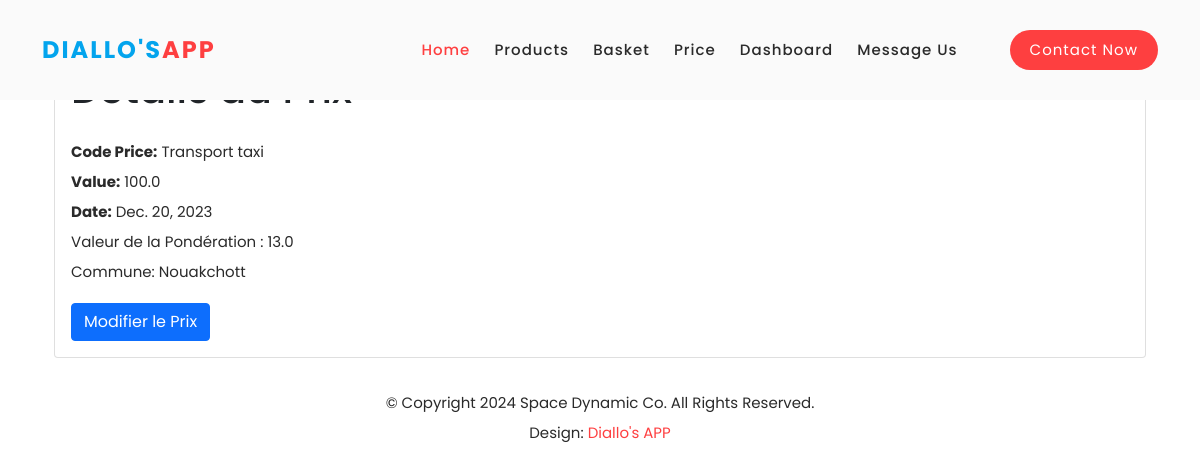
Before: /prices/7/ with the older database file.
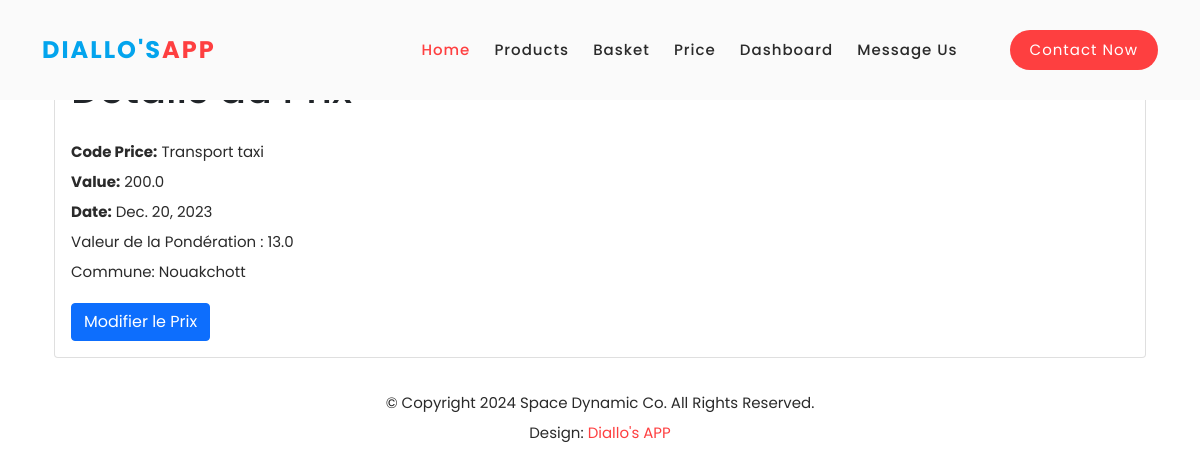
After: the same page with the newer database file.
### gestion_produits/models.py (models this page shows, shortened)
class Price(models.Model):
    DEFAULT_VALUE = 0.0
    value = models.FloatField(default=DEFAULT_VALUE)
    date = models.DateField()
    product = models.ForeignKey(Product, on_delete=models.CASCADE)
    zone = models.ForeignKey(pointvente, on_delete=models.CASCADE)
    ponderation = models.ForeignKey(Ponderation, on_delete=models.CASCADE, null=True, blank=True)
    from import_export import resources

class Product(models.Model):
    DEFAULT_CODE = 'DEFAULT_CODE'
    DEFAULT_NAME = 'DEFAULT_NAME'
    DEFAULT_DESCRIPTION = 'DEFAULT_DESCRIPTION'
    code_name = models.CharField(max_length=100, default=DEFAULT_CODE)
    name = models.CharField(max_length=100, default=DEFAULT_NAME)
    description = models.TextField(default=DEFAULT_DESCRIPTION)
    family = models.ForeignKey(Family, on_delete=models.CASCADE)

class Ponderation(models.Model):
    DEFAULT_PONDERATION = 0.0
    product = models.ForeignKey(Product, on_delete=models.CASCADE)
    panier = models.ForeignKey(Panier, on_delete=models.CASCADE)
    ponderation = models.FloatField(default=DEFAULT_PONDERATION)

class pointvente(models.Model):
    DEFAULT_ZONE = 'DEFAULT_ZONE'
    DEFAULT_GPS = 'DEFAULT_GPS'
    DEFAULT_WILAYA = 'DEFAULT_WILAYA'
    DEFAULT_MOUGATAA = 'DEFAULT_MOUGATAA    '
    zone = models.CharField(max_length=100, default=DEFAULT_ZONE)
    gps = models.CharField(max_length=100, default=DEFAULT_GPS)
    wilaya = models.CharField(max_length=100,default=DEFAULT_WILAYA)  # Champ pour la wilaya
    mougataa = models.CharField(max_length=100,default=DEFAULT_MOUGATAA )
    def __str__(self):
        return f"{self.zone} "

### gestion_produits/views.py (the view)
# urls.py: path('prices/<int:pk>/', views.price_detail, name='price_detail'),
def price_detail(request, pk):
    price = get_object_or_404(Price, pk=pk)
    return render(request, 'price_detail.html', {'price': price})

### gestion_produits/templates/price_detail.html (shortened to what this page needs)
{% extends 'base.html' %}
{% block content %}
<div class="container mt-5" style="margin-top: 50vh;">
    <div class="card">
        <div class="card-body">
            <h1 class="card-title mb-4">Détails du Prix</h1>
            <div class="mb-3">
                <p class="card-text"><strong>Code Price:</strong> {{ price.product.name }}</p>
                <p class="card-text"><strong>Value:</strong> {{ price.value }}</p>
                <p class="card-text"><strong>Date:</strong> {{ price.date }}</p>
                <p class="card-text">Valeur de la Pondération : {{ price.ponderation.ponderation }}</p>
                <p class="card-text">Commune: {{ price.zone }}</p>
            </div>
            <a href="{% url 'price_edit' pk=price.pk %}" class="btn btn-primary">Modifier le Prix</a>
        </div>
    </div>
</div>
{% endblock %}

### gestion_produits/templates/base.html (shortened to what this page needs)
{% load static %}
<!DOCTYPE html>
<html lang="en">
  <head>
    <link rel="stylesheet" href="{% static 'vendor/bootstrap/css/bootstrap.min.css' %}">
    <link rel="stylesheet" href="{% static 'assets/css/fontawesome.css' %}">
    <link rel="stylesheet" href="{% static 'assets/css/templatemo-space-dynamic.css' %}">
    <link rel="stylesheet" href="{% static 'assets/css/animated.css' %}">
    <link rel="stylesheet" href="{% static 'assets/css/owl.css' %}">
    <link rel="stylesheet" href="https://cdnjs.cloudflare.com/ajax/libs/font-awesome/6.0.0/css/all.min.css">
  </head>
<body>
  <header class="header-area header-sticky wow slideInDown" data-wow-duration="0.75s" data-wow-delay="0s" style="position: fixed; width: 100%; top: 0; z-index: 100;">
    <div class="container">
      <div class="row">
        <div class="col-12">
          <nav class="main-nav">
            <a href="index.html" class="logo">
              <h4>Diallo's<span>APP</span></h4>
            </a>
            <ul class="nav">
              <li class="scroll-to-section"><a href="#top" class="active">Home</a></li>
              <li class="scroll-to-section"><a href="{% url 'product_list' %}">Products</a></li>
              <li class="scroll-to-section"><a href="{% url 'panier_list' %}">Basket</a></li>
              <li class="scroll-to-section"><a href="{% url 'price_list' %}">Price</a></li>
              <li class="scroll-to-section"><a href="{% url 'prices' %}">Dashboard</a></li>
              <li class="scroll-to-section"><a href="#contact">Message Us</a></li>
              <li class="scroll-to-section"><div class="main-red-button"><a href="#contact">Contact Now</a></div></li>
            </ul>
          </nav>
        </div>
      </div>
    </div>
  </header>
<div class="container mt-4" style="margin-top: 10cm;">
    {% block content %}{% endblock %}
</div>
  <footer>
    <div class="container">
      <div class="row">
        <div class="col-lg-12 wow fadeIn" data-wow-duration="1s" data-wow-delay="0.25s">
          <p>© Copyright 2024 Space Dynamic Co. All Rights Reserved.
          <br>Design: <a rel="nofollow" href="#">Diallo's APP</a></p>
        </div>
      </div>
    </div>
  </footer>
</body>
</html>

### gestion_produits/static/assets/css/templatemo-space-dynamic.css (style rules this page uses)
html, body, div, span, applet, object, iframe, h1, h2, h3, h4, h5, h6, p, blockquote, div pre, a, abbr, acronym, address, big, cite, code, del, dfn, em, font, img, ins, kbd, q, s, samp, small, strike, strong, sub, sup, tt, var, b, u, i, center, dl, dt, dd, ol, ul, li, figure, header, nav, section, article, aside, footer, figcaption { margin: 0; padding: 0; border: 0; outline: 0; }
ul, li { padding: 0; margin: 0; list-style: none; }
header, nav, section, article, aside, footer, hgroup { display: block; }
* { box-sizing: border-box; }
html, body { font-family: 'Poppins', sans-serif; font-weight: 400; background-color: #fff; -ms-text-size-adjust: 100%; -webkit-font-smoothing: antialiased; -moz-osx-font-smoothing: grayscale; }
a { text-decoration: none !important; }
h1, h2, h3, h4, h5, h6 { margin-top: 0px; margin-bottom: 0px; }
ul { margin-bottom: 0px; }
p { font-size: 15px; line-height: 30px; color: #2a2a2a; }
html, body { background: #fff; font-family: 'Poppins', sans-serif; }
.main-red-button a { display: inline-block; background-color: #fe3f40; font-size: 15px; font-weight: 400; color: #fff; text-transform: capitalize; padding: 12px 25px; border-radius: 23px; letter-spacing: 0.25px; }
.header-area { background-color: #fafafa; position: absolute; top: 0px; left: 0px; right: 0px; z-index: 100; height: 100px; -webkit-transition: all .5s ease 0s; -moz-transition: all .5s ease 0s; -o-transition: all .5s ease 0s; transition: all .5s ease 0s; }
.header-area .main-nav { min-height: 80px; background: transparent; }
.header-area .main-nav .logo { line-height: 100px; color: #fff; font-size: 24px; font-weight: 700; text-transform: uppercase; letter-spacing: 2px; float: left; -webkit-transition: all 0.3s ease 0s; -moz-transition: all 0.3s ease 0s; -o-transition: all 0.3s ease 0s; transition: all 0.3s ease 0s; }
.header-area .main-nav .logo h4 { font-size: 24px; font-weight: 700; text-transform: uppercase; color: #03a4ed; line-height: 100px; float: left; -webkit-transition: all 0.3s ease 0s; -moz-transition: all 0.3s ease 0s; -o-transition: all 0.3s ease 0s; transition: all 0.3s ease 0s; }
.logo h4 span { color: #fe3f40; }
.header-area .main-nav .nav { float: right; margin-top: 30px; margin-right: 0px; background-color: transparent; -webkit-transition: all 0.3s ease 0s; -moz-transition: all 0.3s ease 0s; -o-transition: all 0.3s ease 0s; transition: all 0.3s ease 0s; position: relative; z-index: 999; }
.header-area .main-nav .nav li { padding-left: 20px; padding-right: 20px; }
.header-area .main-nav .nav li:last-child { padding-right: 0px; padding-left: 40px; }
.header-area .main-nav .nav li:last-child a , .background-header .main-nav .nav li:last-child a { color: #fff !important; padding: 0px 20px; font-weight: 400; }
.header-area .main-nav .nav li a { display: block; font-weight: 500; font-size: 15px; color: #2a2a2a; text-transform: capitalize; -webkit-transition: all 0.3s ease 0s; -moz-transition: all 0.3s ease 0s; -o-transition: all 0.3s ease 0s; transition: all 0.3s ease 0s; height: 40px; line-height: 40px; border: transparent; letter-spacing: 1px; }
.header-area .main-nav .nav li a { color: #2a2a2a; }
.header-area .main-nav .nav li:hover a, .header-area .main-nav .nav li a.active { color: #fe3f40!important; }
.header-area.header-sticky { min-height: 80px; }
.header-area .nav { margin-top: 30px; }
.header-area.header-sticky .nav li a.active { color: #fe3f40; }
@media (max-width: 1200px) { .header-area .main-nav .nav li { padding-left: 12px; padding-right: 12px; } }
@media (max-width: 1200px) { .header-area .main-nav:before { display: none; } }
@media (min-width: 767px) { .header-area .main-nav .nav { display: flex !important; } }
footer p { text-align: center; margin: 30px 0px 45px 0px; }
footer p a { color: #fe3f40; }

Changed rows visible on the page:
changed Price "Transport taxi": value "100.0" → "200.0"
